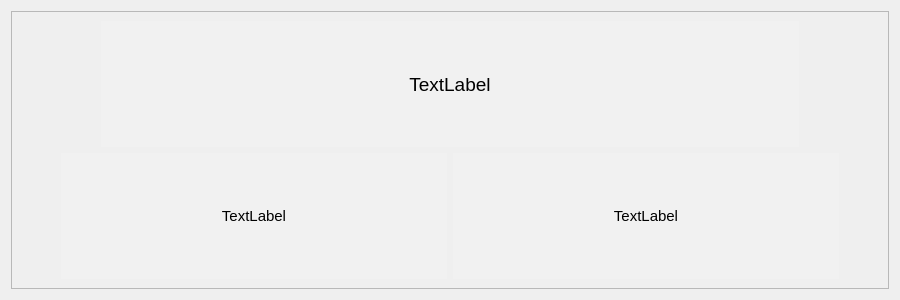
<?xml version="1.0" encoding="UTF-8"?>
<ui version="4.0">
 <class>Move</class>
 <widget class="QWidget" name="Move">
  <property name="geometry">
   <rect>
    <x>0</x>
    <y>0</y>
    <width>900</width>
    <height>300</height>
   </rect>
  </property>
  <property name="windowTitle">
   <string>Form</string>
  </property>
  <property name="styleSheet">
   <string notr="true"/>
  </property>
  <layout class="QHBoxLayout" name="horizontalLayout_2">
   <item>
    <widget class="QFrame" name="bg">
     <property name="styleSheet">
      <string notr="true"/>
     </property>
     <property name="frameShape">
      <enum>QFrame::StyledPanel</enum>
     </property>
     <property name="frameShadow">
      <enum>QFrame::Raised</enum>
     </property>
     <layout class="QVBoxLayout" name="verticalLayout">
      <item>
       <layout class="QHBoxLayout" name="horizontalLayout">
        <item>
         <spacer name="horizontalSpacer_3">
          <property name="orientation">
           <enum>Qt::Horizontal</enum>
          </property>
          <property name="sizeType">
           <enum>QSizePolicy::Fixed</enum>
          </property>
          <property name="sizeHint" stdset="0">
           <size>
            <width>80</width>
            <height>20</height>
           </size>
          </property>
         </spacer>
        </item>
        <item>
         <widget class="QLabel" name="moveName">
          <property name="font">
           <font>
            <pointsize>14</pointsize>
           </font>
          </property>
          <property name="styleSheet">
           <string notr="true">background: #f1f1f1;
border-width: 0px;</string>
          </property>
          <property name="text">
           <string>TextLabel</string>
          </property>
          <property name="alignment">
           <set>Qt::AlignCenter</set>
          </property>
         </widget>
        </item>
        <item>
         <spacer name="horizontalSpacer_4">
          <property name="orientation">
           <enum>Qt::Horizontal</enum>
          </property>
          <property name="sizeType">
           <enum>QSizePolicy::Fixed</enum>
          </property>
          <property name="sizeHint" stdset="0">
           <size>
            <width>80</width>
            <height>20</height>
           </size>
          </property>
         </spacer>
        </item>
       </layout>
      </item>
      <item>
       <layout class="QHBoxLayout" name="horizontalLayout_3">
        <item>
         <spacer name="horizontalSpacer">
          <property name="orientation">
           <enum>Qt::Horizontal</enum>
          </property>
          <property name="sizeType">
           <enum>QSizePolicy::Preferred</enum>
          </property>
          <property name="sizeHint" stdset="0">
           <size>
            <width>40</width>
            <height>20</height>
           </size>
          </property>
         </spacer>
        </item>
        <item>
         <widget class="QLabel" name="power">
          <property name="font">
           <font>
            <pointsize>11</pointsize>
           </font>
          </property>
          <property name="styleSheet">
           <string notr="true">background: #f1f1f1;
border-width: 0px;
</string>
          </property>
          <property name="text">
           <string>TextLabel</string>
          </property>
          <property name="alignment">
           <set>Qt::AlignCenter</set>
          </property>
         </widget>
        </item>
        <item>
         <widget class="QLabel" name="acc">
          <property name="font">
           <font>
            <pointsize>11</pointsize>
           </font>
          </property>
          <property name="styleSheet">
           <string notr="true">background: #f1f1f1;
border-width: 0px;</string>
          </property>
          <property name="text">
           <string>TextLabel</string>
          </property>
          <property name="alignment">
           <set>Qt::AlignCenter</set>
          </property>
         </widget>
        </item>
        <item>
         <spacer name="horizontalSpacer_2">
          <property name="orientation">
           <enum>Qt::Horizontal</enum>
          </property>
          <property name="sizeType">
           <enum>QSizePolicy::Preferred</enum>
          </property>
          <property name="sizeHint" stdset="0">
           <size>
            <width>40</width>
            <height>20</height>
           </size>
          </property>
         </spacer>
        </item>
       </layout>
      </item>
     </layout>
    </widget>
   </item>
  </layout>
 </widget>
 <resources/>
 <connections/>
</ui>
